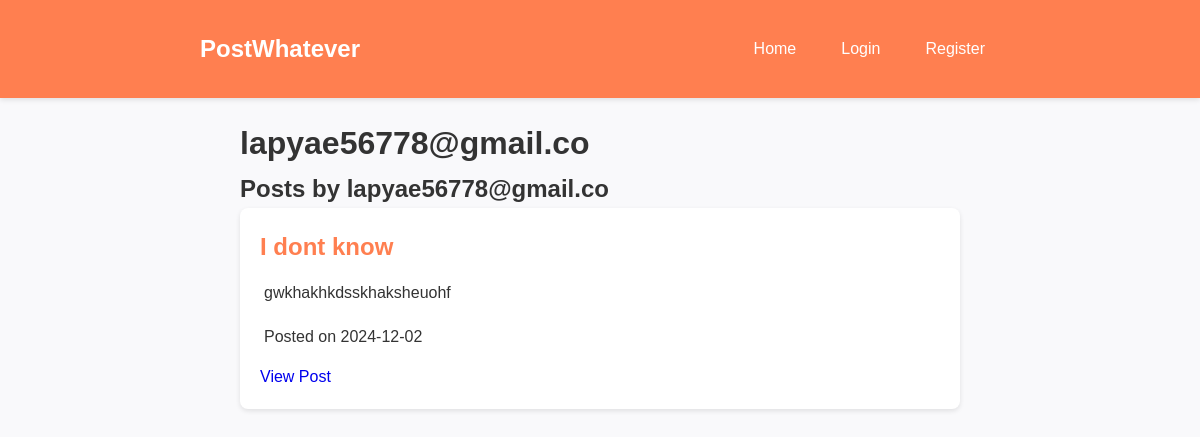
The app's page /user/lapyae56778@gmail.co, older data.
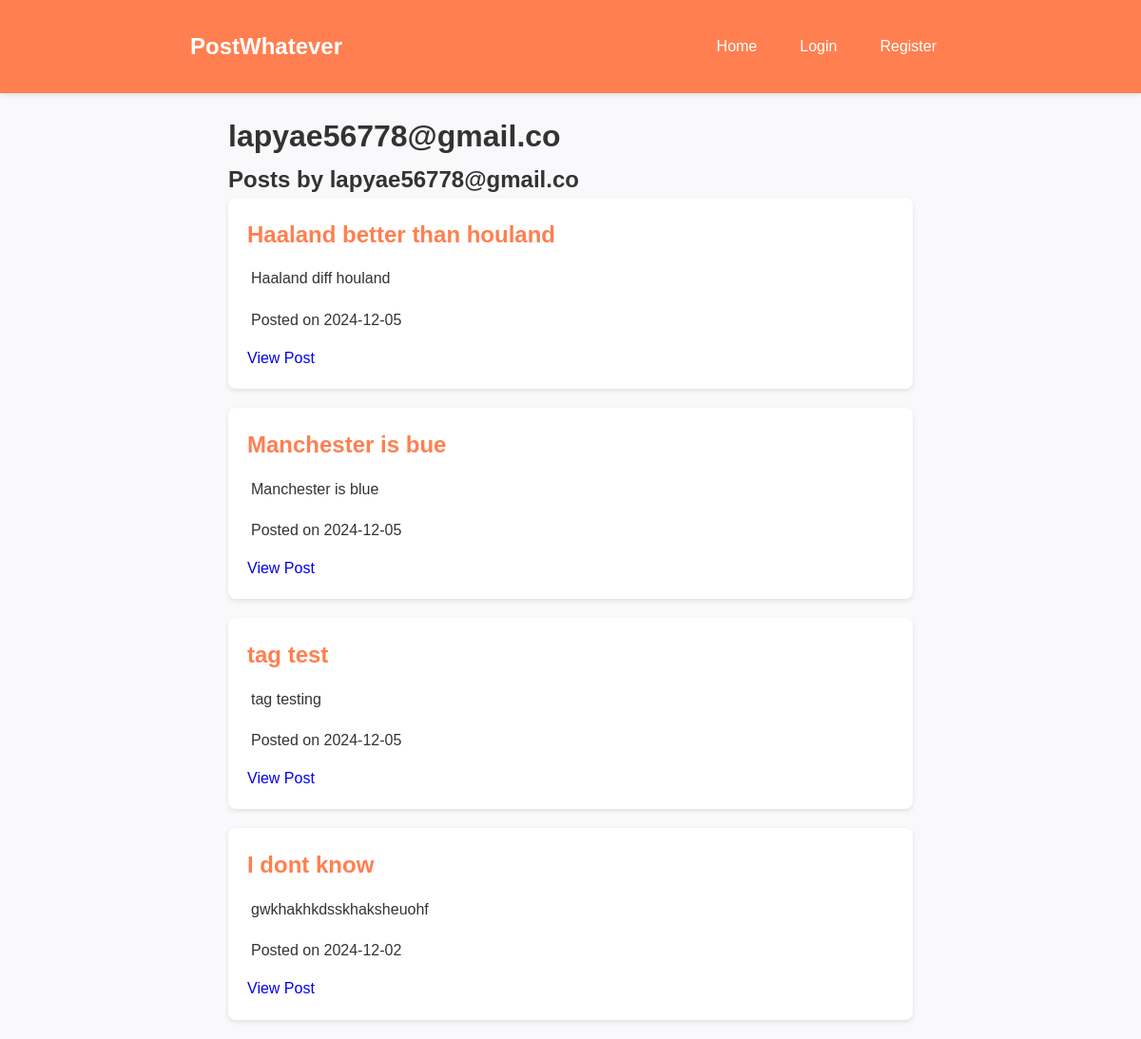
The same page, newer data.
### app/models.py (models this page shows)
class Post(db.Model):
    id = db.Column(db.Integer, primary_key=True)
    title = db.Column(db.String(100), nullable=False)
    content = db.Column(db.Text, nullable=False)
    date_posted = db.Column(db.DateTime, default=datetime.utcnow)
    user_id = db.Column(db.Integer, db.ForeignKey('user.id'), nullable=False)
    comments = db.relationship('Comment', backref='post', lazy=True, cascade="all, delete")
    likes = db.relationship('Like', backref='post', lazy=True, cascade="all, delete")
    tags = db.relationship('Tag', secondary=post_tags, backref=db.backref('posts', lazy='dynamic'))

### app/views.py (the view)
@app.route('/user/<username>')
def user_profile(username):
    user = User.query.filter_by(username=username).first_or_404()
    posts = Post.query.filter_by(author=user).order_by(Post.date_posted.desc()).all()
    return render_template('user_profile.html', user=user, posts=posts)

### app/templates/user_profile.html
{% extends "base.html" %}
{% block content %}
<div class="container">
    <h1>{{ user.username }}</h1>
    <h2>Posts by {{ user.username }}</h2>
    {% for post in posts %}
        <div class="post">
            <h2>{{ post.title }}</h2>
            <p>{{ post.content }}</p>
            <p>Posted on {{ post.date_posted.strftime('%Y-%m-%d') }}</p>
            <a href="{{ url_for('post_detail', post_id=post.id) }}">View Post</a>
        </div>
    {% else %}
        <p>{{ user.username }} has not created any posts yet.</p>
    {% endfor %}
</div>
{% endblock %}

Row changes from the older to the newer data that the page shows:
added Post: title "Haaland better than houland", content "Haaland diff houland", date_posted "2024-12-05"
added Post: title "Manchester is bue", content "Manchester is blue", date_posted "2024-12-05"
added Post: title "tag test", content "tag testing", date_posted "2024-12-05"
